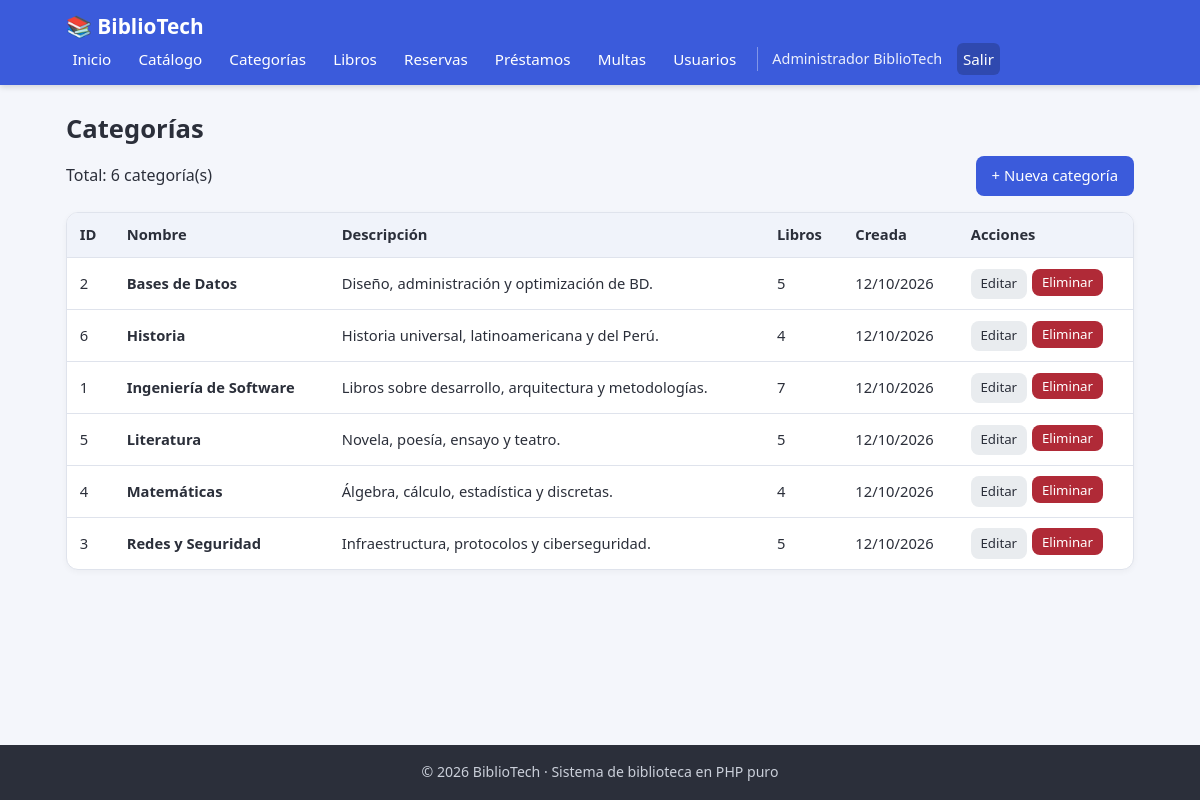
The page /categorias.php (signed in) on the database its author committed.
### tables this page shows
CREATE TABLE `usuarios` (
  `id` bigint(20) UNSIGNED NOT NULL,
  `nombre` varchar(120) NOT NULL,
  `email` varchar(180) NOT NULL,
  `password_hash` varchar(255) NOT NULL,
  `rol` enum('estudiante','bibliotecario','administrador') NOT NULL DEFAULT 'estudiante',
  `estado` enum('activo','bloqueado') NOT NULL DEFAULT 'activo',
  `created_at` timestamp NOT NULL DEFAULT current_timestamp(),
  `updated_at` timestamp NOT NULL DEFAULT current_timestamp() ON UPDATE current_timestamp()
);

CREATE TABLE `categorias` (
  `id` bigint(20) UNSIGNED NOT NULL,
  `nombre` varchar(100) NOT NULL,
  `descripcion` text DEFAULT NULL,
  `created_at` timestamp NOT NULL DEFAULT current_timestamp(),
  `updated_at` timestamp NOT NULL DEFAULT current_timestamp() ON UPDATE current_timestamp()
);

### includes/auth.php (called while the page is built, shortened)
<?php
function estaLogueado(): bool
{
    return isset($_SESSION['usuario_id']);
}
function usuarioActual(PDO $conexion): ?array
{
    $sql = "SELECT id, nombre, email, rol, estado
            FROM usuarios
            WHERE id = :id";
    $stmt = $conexion->prepare($sql);
    $stmt->execute([':id' => $_SESSION['usuario_id']]);
    $usuario = $stmt->fetch();
    return $usuario ?: null;
}
function e(?string $texto): string
{
    return htmlspecialchars($texto ?? '', ENT_QUOTES, 'UTF-8');
}

### categorias.php (the view, shortened to what this page needs)
<?php
require_once __DIR__ . '/includes/auth.php';
$vista = $_GET['accion'] ?? 'listar';
if (!in_array($vista, ['crear', 'editar'], true)) {
    $vista = 'listar';
}
$categoria = ['id' => 0, 'nombre' => '', 'descripcion' => ''];
$sql = "SELECT c.*, (SELECT COUNT(*) FROM libros l WHERE l.id_categoria = c.id) AS total_libros
        FROM categorias c
        ORDER BY c.nombre";
$categorias = $conexion->query($sql)->fetchAll();
require_once __DIR__ . '/includes/header.php';
?>
<h1 class="titulo-pagina">Categorías</h1>
<?php if ($vista === 'crear' || $vista === 'editar'): ?>
    <div class="tarjeta" style="max-width: 560px;">
        <h2><?= $vista === 'crear' ? 'Nueva categoría' : 'Editar categoría' ?></h2>
        <form method="POST" action="categorias.php" class="formulario">
            <input type="hidden" name="accion" value="<?= e($vista) ?>">
            <input type="hidden" name="id" value="<?= (int) $categoria['id'] ?>">
            <label for="nombre">Nombre *</label>
            <input type="text" id="nombre" name="nombre" maxlength="100"
                   value="<?= e($categoria['nombre']) ?>" required>
            <label for="descripcion">Descripción</label>
            <textarea id="descripcion" name="descripcion" rows="3"><?= e($categoria['descripcion']) ?></textarea>
            <div style="margin-top: 0.8rem; display: flex; gap: 0.5rem;">
                <button type="submit" class="boton boton-primario">
                    <?= $vista === 'crear' ? 'Crear' : 'Guardar cambios' ?>
                </button>
                <a href="categorias.php" class="boton boton-suave">Cancelar</a>
            </div>
        </form>
    </div>
<?php else: ?>
    <div class="barra-acciones">
        <span>Total: <?= count($categorias) ?> categoría(s)</span>
        <a href="categorias.php?accion=crear" class="boton boton-primario">+ Nueva categoría</a>
    </div>
    <div class="tabla-contenedor">
        <table class="tabla">
            <thead>
                <tr>
                    <th>ID</th>
                    <th>Nombre</th>
                    <th>Descripción</th>
                    <th>Libros</th>
                    <th>Creada</th>
                    <th>Acciones</th>
                </tr>
            </thead>
            <tbody>
                <?php foreach ($categorias as $cat): ?>
                    <tr>
                        <td><?= (int) $cat['id'] ?></td>
                        <td><strong><?= e($cat['nombre']) ?></strong></td>
                        <td><?= e($cat['descripcion'] ?: '—') ?></td>
                        <td><?= (int) $cat['total_libros'] ?></td>
                        <td><?= e(date('d/m/Y', strtotime($cat['created_at']))) ?></td>
                        <td>
                            <div class="acciones">
                                <a href="categorias.php?accion=editar&id=<?= (int) $cat['id'] ?>"
                                   class="boton boton-suave boton-pequeno">Editar</a>
                                <form method="POST" action="categorias.php"
                                      class="confirmar-eliminar"
                                      data-mensaje="¿Eliminar la categoría '<?= e($cat['nombre']) ?>'?">
                                    <button type="submit" class="boton boton-peligro boton-pequeno">Eliminar</button>
                                </form>
                            </div>
                        </td>
                    </tr>
                <?php endforeach; ?>
            </tbody>
        </table>
    </div>
<?php endif; ?>
<?php require_once __DIR__ . '/includes/footer.php'; ?>

### includes/header.php (shortened to what this page needs)
<?php
$usuario = usuarioActual($conexion);
?>
<!DOCTYPE html>
<html lang="es">
<head>
    <link rel="stylesheet" href="assets/css/estilos.css">
</head>
<body>
<header class="navbar">
    <div class="contenedor navbar-contenido">
        <a href="dashboard.php" class="marca">📚 BiblioTech</a>
        <nav class="menu" id="menu">
            <?php if ($usuario): ?>
                <a href="dashboard.php">Inicio</a>
                <a href="catalogo.php">Catálogo</a>
                <?php if ($usuario['rol'] === 'estudiante'): ?>
                    <a href="reservas.php">Mis reservas</a>
                    <a href="prestamos.php">Mis préstamos</a>
                <?php else: ?>
                    <a href="categorias.php">Categorías</a>
                    <a href="libros.php">Libros</a>
                    <a href="reservas.php">Reservas</a>
                    <a href="prestamos.php">Préstamos</a>
                    <a href="multas.php">Multas</a>
                    <?php if ($usuario['rol'] === 'administrador'): ?>
                        <a href="usuarios.php">Usuarios</a>
                    <?php endif; ?>
                <?php endif; ?>
                <span class="menu-usuario"><?= e($usuario['nombre']) ?></span>
                <a href="logout.php" class="menu-salir">Salir</a>
            <?php else: ?>
                <a href="catalogo.php">Catálogo</a>
                <a href="login.php">Iniciar sesión</a>
                <a href="registro.php">Registrarse</a>
            <?php endif; ?>
        </nav>
    </div>
</header>
<main class="contenedor pagina <?= e($claseMain ?? '') ?>">

### assets/css/estilos.css (style rules this page uses)
* { margin: 0; padding: 0; box-sizing: border-box; }
:root { --color-primario: #3b5bdb; --color-primario-oscuro: #2f49b3; --color-fondo: #f4f6fb; --color-borde: #dfe3ec; --color-texto: #2b2f3a; --color-texto-suave: #6b7280; --color-exito: #157347; --color-exito-fondo: #d1e7dd; --color-error: #b02a37; --color-error-fondo: #f8d7da; --color-advertencia: #997404; --color-advertencia-fondo: #fff3cd; }
body { font-family: "Segoe UI", Arial, Helvetica, sans-serif; background-color: var(--color-fondo); color: var(--color-texto); line-height: 1.6; min-height: 100vh; display: flex; flex-direction: column; overflow-x: hidden; }
a { color: var(--color-primario); text-decoration: none; }
.contenedor { width: 100%; max-width: 1100px; margin: 0 auto; padding: 0 1rem; }
.navbar { background-color: var(--color-primario); color: #fff; box-shadow: 0 2px 6px rgba(0, 0, 0, 0.15); }
.navbar-contenido { display: flex; align-items: center; justify-content: space-between; flex-wrap: wrap; padding-top: 0.6rem; padding-bottom: 0.6rem; }
.marca { color: #fff; font-size: 1.3rem; font-weight: bold; text-decoration: none !important; }
.menu { display: flex; align-items: center; gap: 0.9rem; flex-wrap: wrap; }
.menu a { color: #fff; font-size: 0.95rem; padding: 0.25rem 0.4rem; border-radius: 6px; text-decoration: none; }
.menu-usuario { font-size: 0.9rem; opacity: 0.9; border-left: 1px solid rgba(255, 255, 255, 0.4); padding-left: 0.9rem; }
.menu-salir { background-color: rgba(0, 0, 0, 0.2); }
.pagina { flex: 1; padding-top: 1.5rem; padding-bottom: 2.5rem; }
.titulo-pagina { font-size: 1.6rem; margin-bottom: 0.4rem; }
.boton { display: inline-block; padding: 0.5rem 1rem; border: none; border-radius: 8px; font-size: 0.93rem; font-family: inherit; cursor: pointer; background-color: var(--color-primario); color: #fff !important; text-decoration: none !important; transition: background-color 0.15s; }
.boton-primario { background-color: var(--color-primario); }
.boton-peligro { background-color: var(--color-error); }
.boton-suave { background-color: #e9ecef; color: var(--color-texto) !important; }
.boton-pequeno { padding: 0.28rem 0.6rem; font-size: 0.83rem; }
.tabla-contenedor { overflow-x: auto; background-color: #fff; border: 1px solid var(--color-borde); border-radius: 12px; box-shadow: 0 2px 6px rgba(0, 0, 0, 0.04); }
.tabla { width: 100%; border-collapse: collapse; min-width: 600px; }
.tabla th, .tabla td { padding: 0.65rem 0.8rem; text-align: left; border-bottom: 1px solid var(--color-borde); font-size: 0.92rem; vertical-align: middle; overflow-wrap: anywhere; }
.tabla th { background-color: #f0f3fa; font-weight: 700; white-space: nowrap; }
.tabla tr:last-child td { border-bottom: none; }
.tabla .acciones { display: flex; gap: 0.35rem; flex-wrap: wrap; }
.barra-acciones { display: flex; justify-content: space-between; align-items: center; gap: 1rem; flex-wrap: wrap; margin-bottom: 1rem; }

### rows shown on the page
usuarios: nombre "Administrador BiblioTech"
categorias: id "2", nombre "Bases de Datos", descripcion "Diseño, administración y optimización de BD.", total_libros "5", created_at "12/10/2026"
categorias: id "6", nombre "Historia", descripcion "Historia universal, latinoamericana y del Perú.", total_libros "4", created_at "12/10/2026"
categorias: id "1", nombre "Ingeniería de Software", descripcion "Libros sobre desarrollo, arquitectura y metodologías.", total_libros "7", created_at "12/10/2026"
categorias: id "5", nombre "Literatura", descripcion "Novela, poesía, ensayo y teatro.", total_libros "5", created_at "12/10/2026"
categorias: id "4", nombre "Matemáticas", descripcion "Álgebra, cálculo, estadística y discretas.", total_libros "4", created_at "12/10/2026"
categorias: id "3", nombre "Redes y Seguridad", descripcion "Infraestructura, protocolos y ciberseguridad.", total_libros "5", created_at "12/10/2026"

### other values the page prints
count($categorias) "6"
